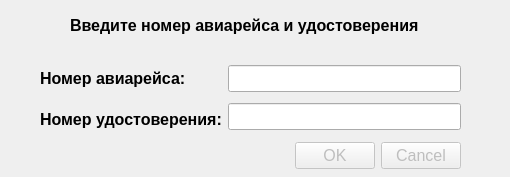
<?xml version="1.0" encoding="UTF-8"?>
<ui version="4.0">
 <class>NominationDialog</class>
 <widget class="QDialog" name="NominationDialog">
  <property name="geometry">
   <rect>
    <x>0</x>
    <y>0</y>
    <width>510</width>
    <height>177</height>
   </rect>
  </property>
  <property name="font">
   <font>
    <pointsize>12</pointsize>
   </font>
  </property>
  <property name="windowTitle">
   <string>Назначение</string>
  </property>
  <widget class="QLabel" name="title_label">
   <property name="geometry">
    <rect>
     <x>70</x>
     <y>10</y>
     <width>441</width>
     <height>31</height>
    </rect>
   </property>
   <property name="font">
    <font>
     <pointsize>12</pointsize>
     <bold>true</bold>
    </font>
   </property>
   <property name="text">
    <string>Введите номер авиарейса и удостоверения</string>
   </property>
  </widget>
  <widget class="QDialogButtonBox" name="buttonBox">
   <property name="enabled">
    <bool>false</bool>
   </property>
   <property name="geometry">
    <rect>
     <x>120</x>
     <y>140</y>
     <width>341</width>
     <height>32</height>
    </rect>
   </property>
   <property name="font">
    <font>
     <pointsize>12</pointsize>
    </font>
   </property>
   <property name="orientation">
    <enum>Qt::Orientation::Horizontal</enum>
   </property>
   <property name="standardButtons">
    <set>QDialogButtonBox::StandardButton::Cancel|QDialogButtonBox::StandardButton::Ok</set>
   </property>
  </widget>
  <widget class="QWidget" name="layoutWidget">
   <property name="geometry">
    <rect>
     <x>40</x>
     <y>60</y>
     <width>421</width>
     <height>77</height>
    </rect>
   </property>
   <layout class="QHBoxLayout" name="horizontalLayout">
    <item>
     <layout class="QVBoxLayout" name="verticalLayout">
      <item>
       <widget class="QLabel" name="num_flight_label">
        <property name="font">
         <font>
          <pointsize>12</pointsize>
          <bold>true</bold>
         </font>
        </property>
        <property name="text">
         <string>Номер авиарейса:</string>
        </property>
       </widget>
      </item>
      <item>
       <widget class="QLabel" name="num_certificate_label">
        <property name="font">
         <font>
          <pointsize>12</pointsize>
          <bold>true</bold>
         </font>
        </property>
        <property name="text">
         <string>Номер удостоверения:</string>
        </property>
       </widget>
      </item>
     </layout>
    </item>
    <item>
     <layout class="QVBoxLayout" name="verticalLayout_2">
      <item>
       <widget class="QLineEdit" name="num_flight_edit">
        <property name="font">
         <font>
          <pointsize>12</pointsize>
         </font>
        </property>
       </widget>
      </item>
      <item>
       <widget class="QLineEdit" name="num_certificate_edit">
        <property name="font">
         <font>
          <pointsize>12</pointsize>
         </font>
        </property>
       </widget>
      </item>
     </layout>
    </item>
   </layout>
  </widget>
 </widget>
 <resources/>
 <connections/>
</ui>
